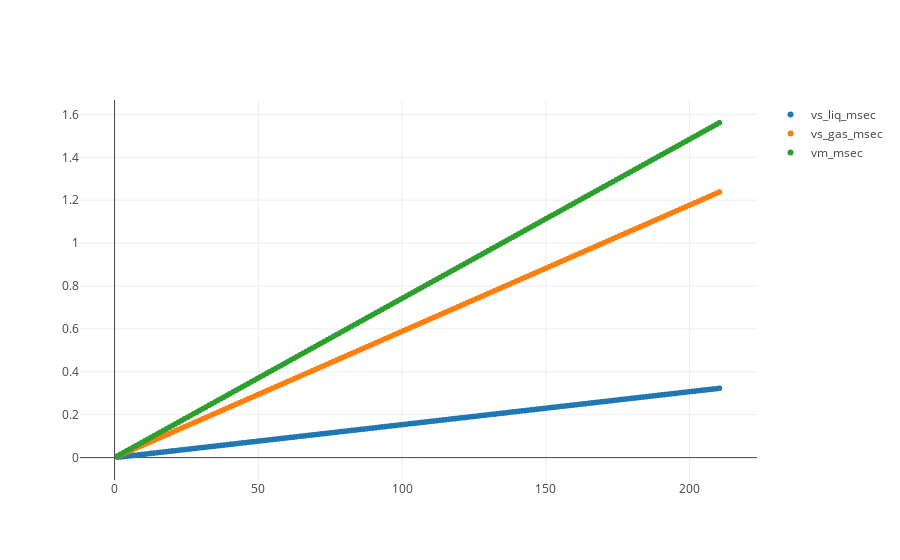

Notebook cell for this chart:
### Code cell
trace1 = trace(pattern_data, 7)
trace2 = trace(pattern_data, 8)

trace3 = trace(pattern_data, 9)

data = [ trace1, trace2, trace3]

plot()

### Figure 1 — Plotly figure (JSON) as saved in the notebook; plotly's stock layout.template omitted (floating-point values rounded to 4 significant figures; data arrays with more than 128 entries replaced by an {"elided": "..."} marker saying what was removed)
{"data": [{"mode": "markers", "name": "vs_liq_msec", "type": "scattergl", "uid": "66dfd189-95cc-4304-9cd6-8608a475a45a", "x": {"elided": "199 float values"}, "y": {"elided": "199 float values"}}, {"mode": "markers", "name": "vs_gas_msec", "type": "scattergl", "uid": "d2b4b65b-edd8-4853-b46c-0b9482c0185b", "x": {"elided": "199 float values"}, "y": {"elided": "199 float values"}}, {"mode": "markers", "name": "vm_msec", "type": "scattergl", "uid": "f14c5701-5235-4d12-9cdf-2e99792a8f37", "x": {"elided": "199 float values"}, "y": {"elided": "199 float values"}}], "layout": {"title": {"text": ""}, "yaxis": {"title": {"text": ""}}}}
